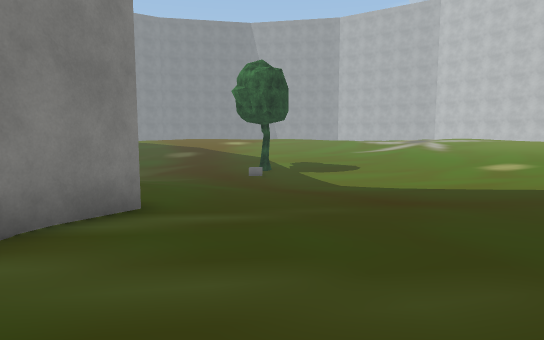
View 1 (above)

24 first-person views from a walk through a Unity game level. The camera is 1.5 m above the floor, tilts 6° down and sees 75° across. The floor is counted in squares, 2 m on a side. Each view is taken from the middle of a square. On the plan, view 1 faces up. The plan holds only what a view shows up to about 11 squares ahead; the rest is blank. The place goes on beyond the plan. The player character is not drawn. Some surface patterns are stand-ins.

View 2
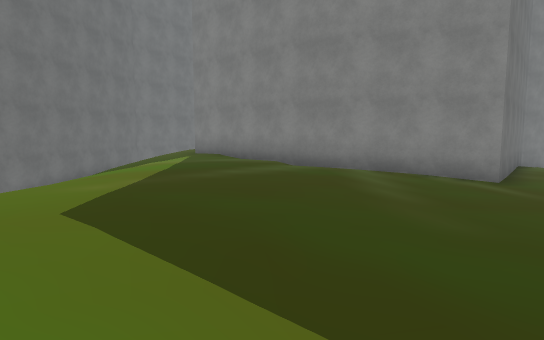

View 3
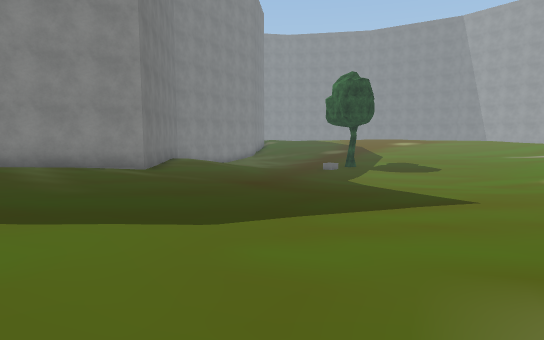

View 4
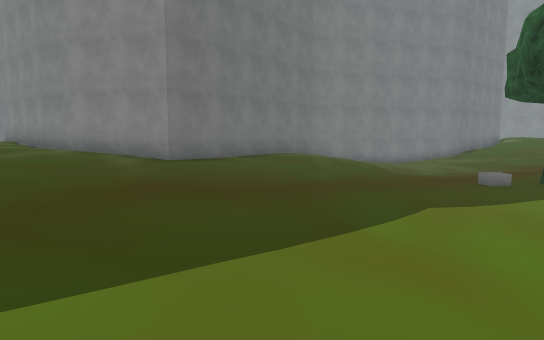

View 5
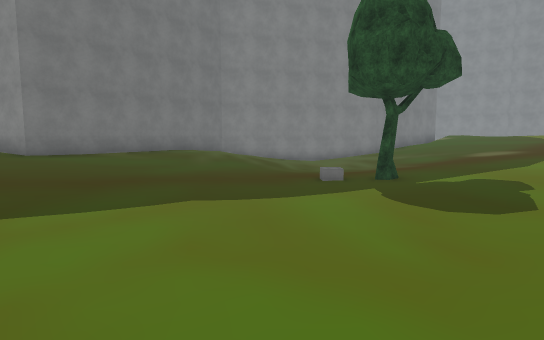

View 6
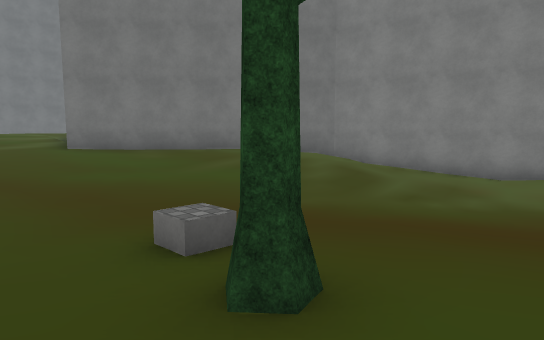

View 7
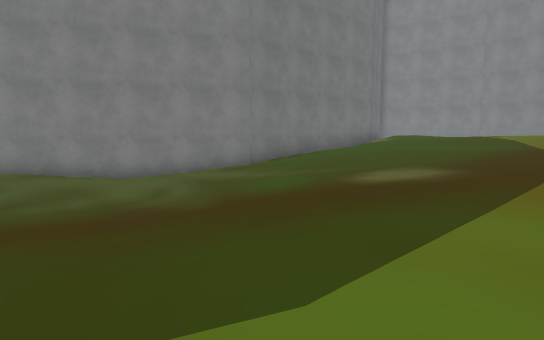

View 8
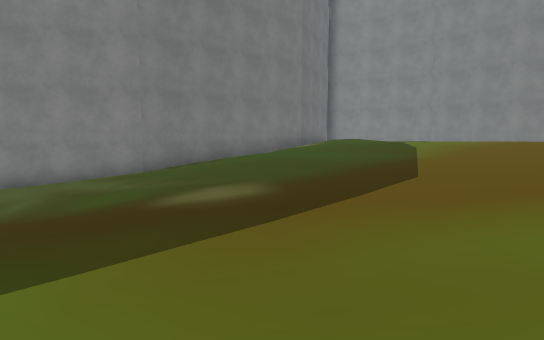

View 9
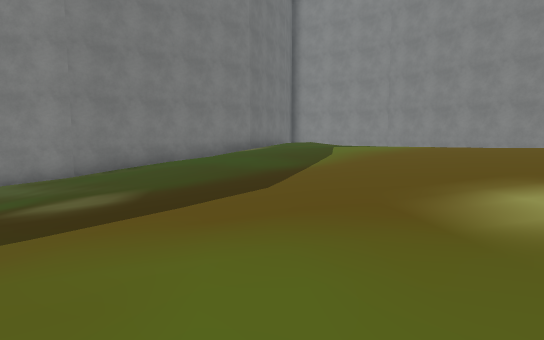

View 10
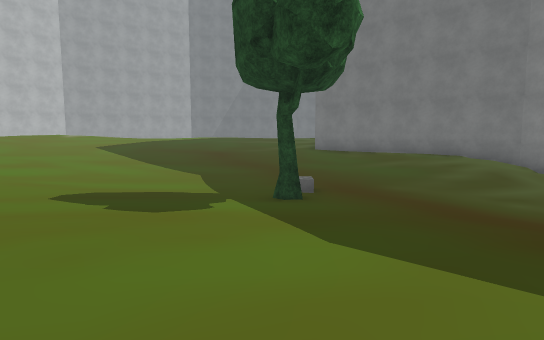

View 11
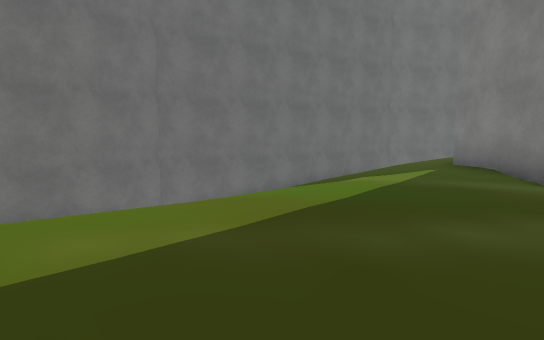

View 12
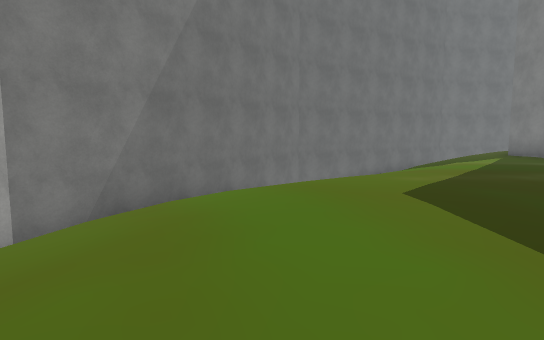

View 13
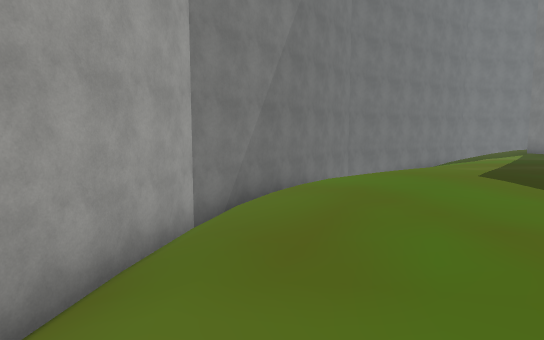

View 14
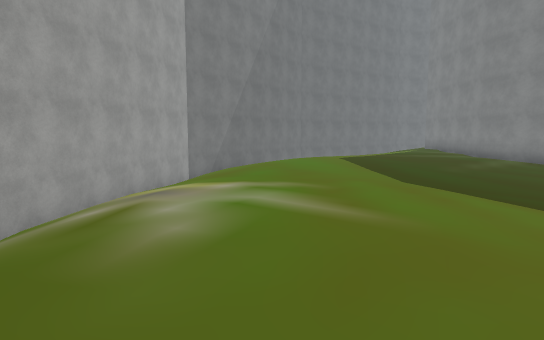

View 15
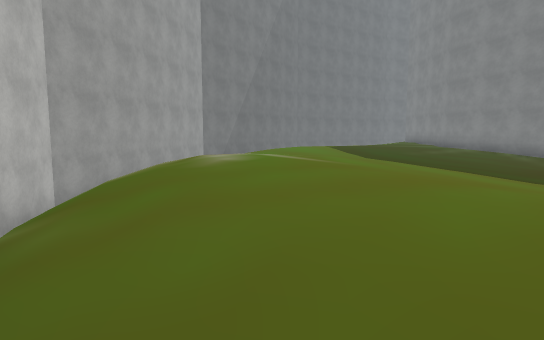

View 16
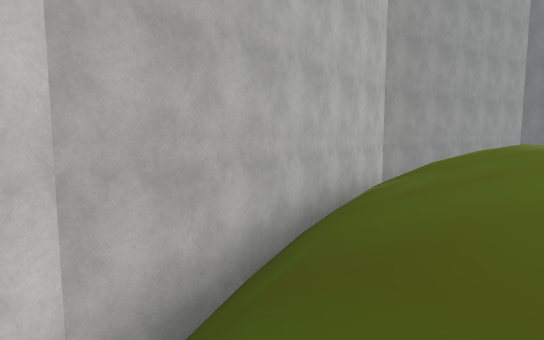

View 17
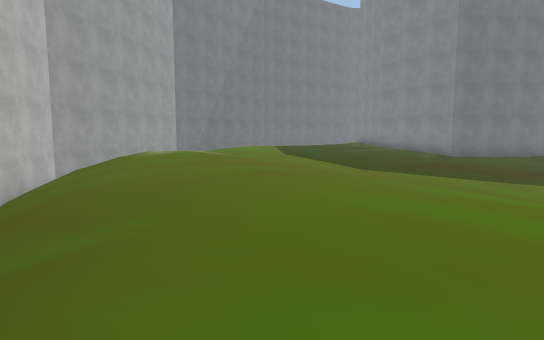

View 18
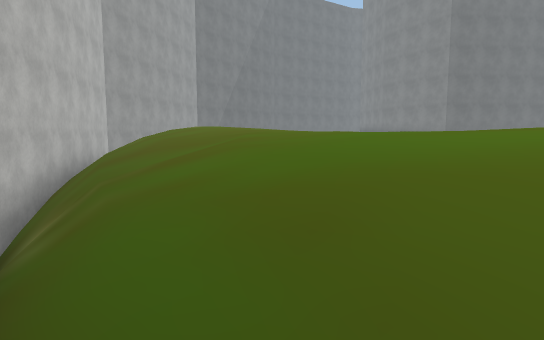

View 19
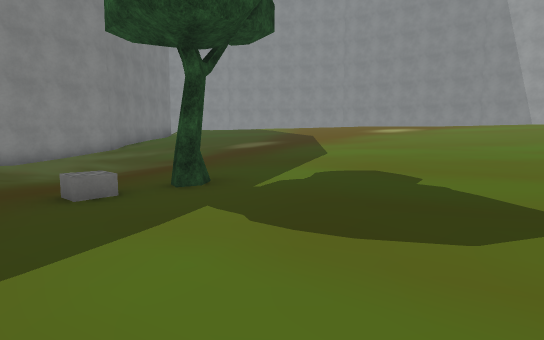

View 20
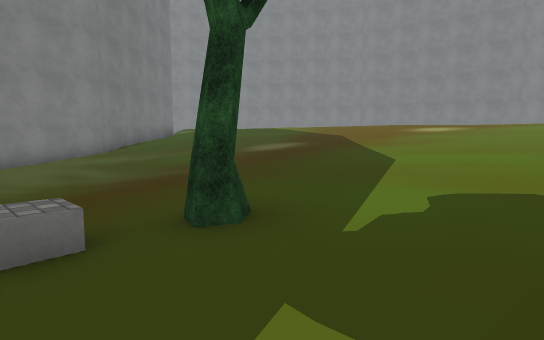

View 21
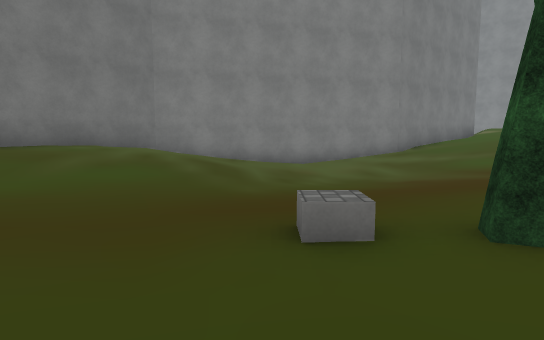

View 22
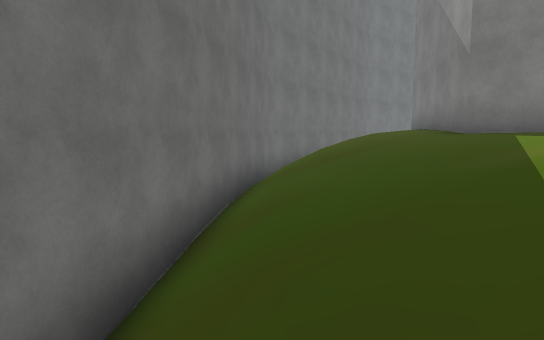

View 23
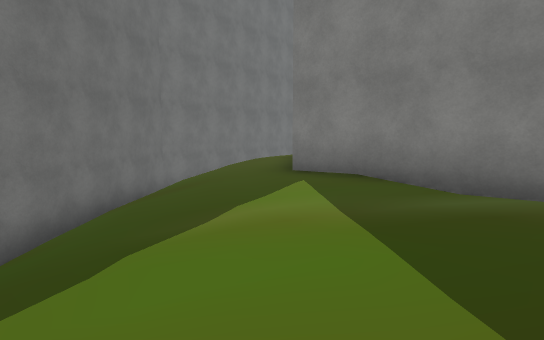

View 24
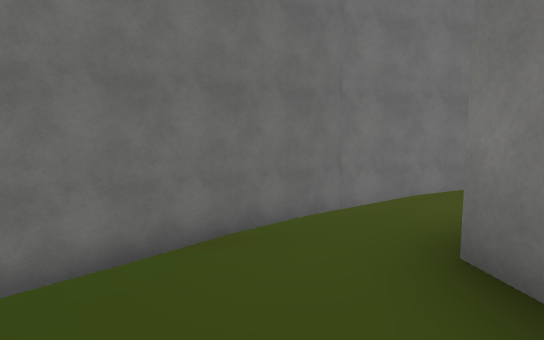

### Floor plan
Key: @ floor where view 1 was taken; # wall or solid block; . main floor; - floor 0.75 m lower than the main floor; _ floor 1.5 m lower than the main floor; < floor 2.5 m lower than the main floor; / step, stairs or slope; v drop or lower ground; O other object.
Columns run from 11 left of view 1 to 18 right of it. Each row starts with its distance up from view 1.
 28    ...
 27   .....
 26 ......... ..
 25 ..............
 24 ..............
 23 ..............
 22 ...------------
 21 ---------------
 20 ---------------
 19 /_______-------
 18 #__________---_
 17 ##_____________
 16  #__<<__________
 15  #_<<<<____O_____
 14  ##<<<<<__________
 13   #__<<___O________
 12   #________________-      ..//
 11   ##_______________-   .....//
 10    #-_____________---......./v
  9    ##---__________---......//v
  8     ##---________---......///
  7      ###---____-----.......//
  6        ##----------.......///#
  5         ##-------.........//vv
  4         ##-----.........../vv
  3         #................//#
  2         #...............//vv
  1        ##..............///#
  0       ##...@..........// #
 -1      ##............../  #v
 -2  #####..............// #v
 -3  ..................///#v
 -4   /...............//##
 -5   //////////- -////#v
 -6 #v//////////    ###
 -7   ######// #####
 -8         ###

Where each view was taken, in squares from view 1:
view 1: 0 up, 0 right, facing up
view 2: 0 up, 6 right, facing left
view 3: 0 up, 9 right, facing up-left
view 4: 8 up, 8 right, facing left
view 5: 12 up, 8 right, facing left
view 6: 16 up, 1 right, facing down-left
view 7: 18 up, 1 right, facing left
view 8: 21 up, 0 right, facing left
view 9: 23 up, 0 right, facing left
view 10: 21 up, 0 right, facing down
view 11: 0 up, 2 right, facing down-left
view 12: 0 up, 7 right, facing down-left
view 13: 0 up, 10 right, facing down-left
view 14: 5 up, 13 right, facing down-left
view 15: 7 up, 15 right, facing down-left
view 16: 8 up, 16 right, facing down
view 17: 11 up, 16 right, facing down-left
view 18: 12 up, 18 right, facing down-left
view 19: 12 up, 4 right, facing up-left
view 20: 13 up, 2 right, facing up-left
view 21: 13 up, 2 right, facing left
view 22: 6 down, 0 right, facing left
view 23: 3 down, 0 right, facing left
view 24: 2 down, 4 left, facing down-left
